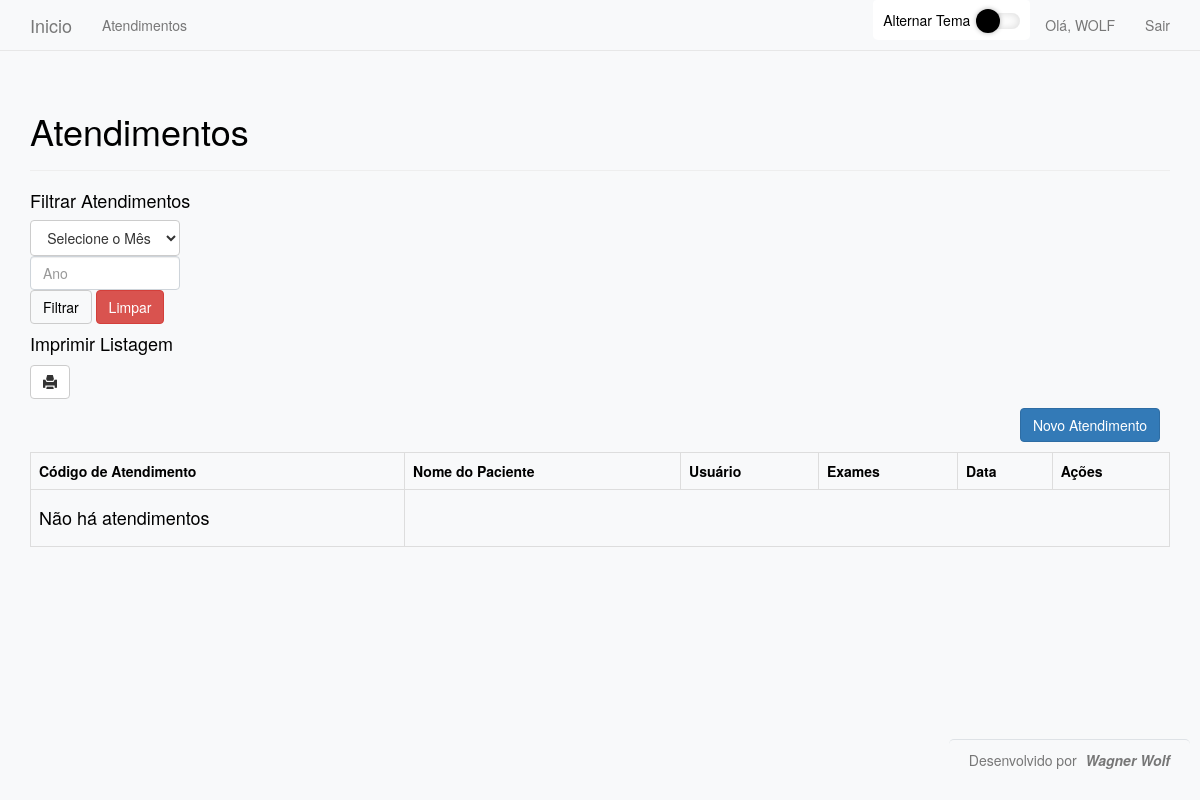
The page /atendimentos (signed in) on the database as committed earlier.
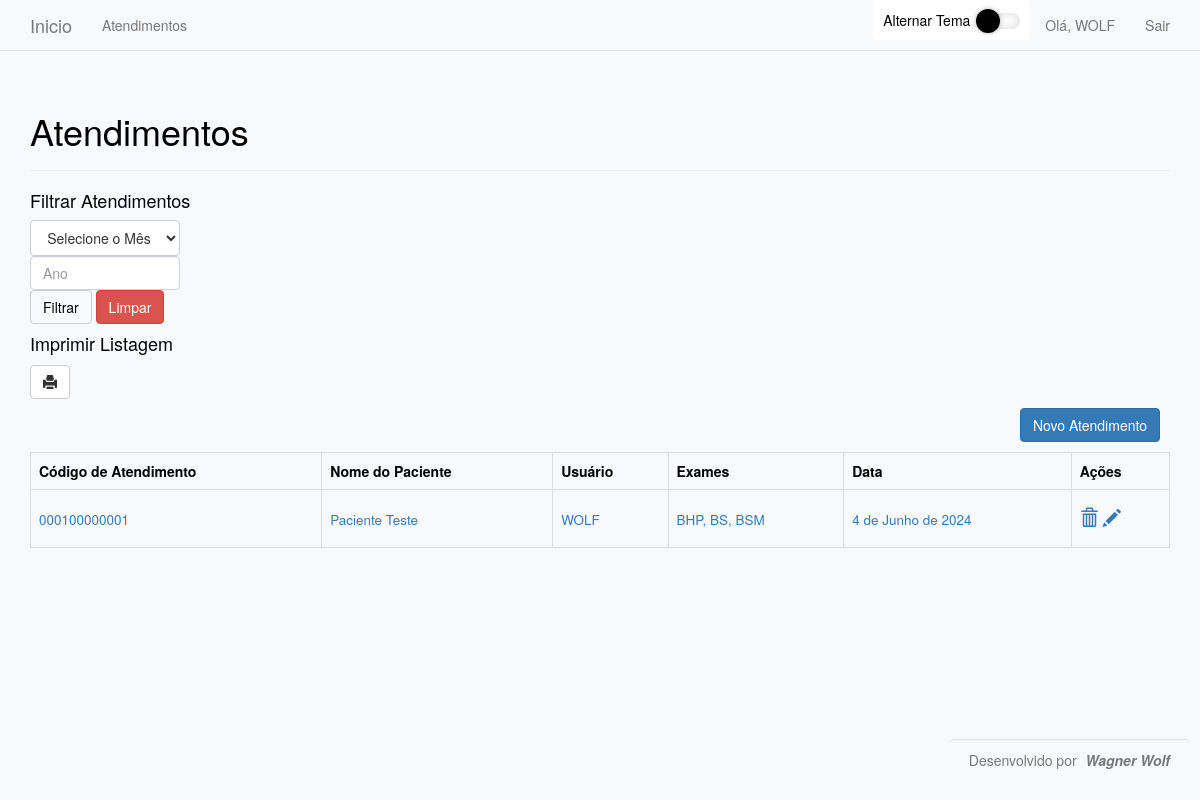
The same page on the database as committed later.
### atendimentos/models.py (models this page shows, shortened)
class Atendimento (models.Model):
    codigo = models.CharField(max_length=12)
    nomePaciente = models.CharField(max_length=200)
    dataAtendimento = models.DateField(auto_now_add=True)
    usuario = models.ForeignKey(User, on_delete=models.CASCADE)
    exames = models.ManyToManyField("Exame")
    def __str__ (self):
        exames = list(self.exames.all())
        ex = []
        for exame in exames:
            ex.append(exame.mnemonico)
        ex = str(ex)
        ex = ex.replace("[","")
        ex = ex.replace("]","")
        ex = ex.replace("'","")
        ex = ex.replace(" ","")
        ex = ex.replace(",",", ")
        return ex

class Exame(models.Model):
    mnemonico = models.CharField(max_length=10)
    nomeExame = models.CharField(max_length=100)
    mneapoio = models.CharField(max_length=10)

### atendimentos/views.py (the view, shortened to what this page needs)
# urls.py: path('atendimentos', views.atendimentos, name ='atendimentos'),
@login_required
def atendimentos(request):
    if request.method != 'POST':
        atendimentos = Atendimento.objects.order_by('dataAtendimento')
        paginator = Paginator(atendimentos, 15)
        page_number = request.GET.get("page")
        page_obj = paginator.get_page(page_number)
        context = {'atendimentos': atendimentos, 'page_obj':page_obj}
        return render(request, 'atendimentos/atendimentos.html', context)

### atendimentos/templates/atendimentos/atendimentos.html (shortened to what this page needs)
{%extends "atendimentos/base.html"%}
{%load bootstrap3%}
{%block header%}
{%if not filtrado%}
<h1>Atendimentos</h1>
{%else%}
<h1>Atendimentos do Mês {{mesnome}} do ano de {{ano}}</h1>
{%endif%}
    {%endblock header%}
{% block content%}
<div>
    <h4>Filtrar Atendimentos</h2>
    <form action="/atendimentos" method="post" class="form">
        <select class="btn btn-default form-select pull" name="mes" required>
            <option value="" selected>Selecione o Mês</option>
          </select>
            <input type="text" class="form-control" name= "ano" placeholder="Ano" required aria-describedby="basic-addon1">
            {%buttons%}
            <button name="submit" class="btn btn-default" aria-label="Left Align">Filtrar</button>
            <a href="{%url 'atendimentos'%}"class="btn btn-danger" aria-label="Left Align">Limpar</a>
        {%endbuttons%}
    </form>
</div>
<div>
  <h4>Imprimir Listagem</h2>
    {%if not filtrado%}
    <a href="{%url 'report'%}"target="_blank" class="btn btn-default glyphicon glyphicon-print" aria-label="Left Align"></a>
  {%endif%}
</div>
<table class="table table-bordered ">
        <a class="btn btn-primary pull-right" style="margin:10px" aria-label="Left Align" href="{% url 'new_atendimento'%}">Novo Atendimento</a>
        <tr>
            <th class="tableheader" scope="col">Código de Atendimento</th>
            <th class="tableheader" scope="col">Nome do Paciente</th>
            <th class="tableheader" scope="col">Usuário</th>
            <th class="tableheader" scope="col">Exames</th>
            <th class="tableheader" scope="col">Data</th>
            <th class="tableheader" scope="col">Ações</th>
          </tr>
    {% for atendimento in page_obj %}
        <tr>
        <td>
            <h4>
                 <small><a title="Clique para visualizar o Atendimento" href="{% url 'atendimento' atendimento.id%}">{{atendimento.codigo}}</a></small>
            </h4>
        </td>
        <td>
            <h4>
                 <small><a title="Clique para visualizar o Atendimento" href="{% url 'atendimento' atendimento.id%}">{{atendimento.nomePaciente}}</a></small>
            </h4>
        <td>
            <h4>
                 <small>   <a class="text-uppercase" title="Clique para visualizar o Atendimento" href="{% url 'atendimento' atendimento.id%}">{{atendimento.usuario}}</a></small>
            </h4>
        </td>
        <td>
            <h4>
                 <small><a class="" title="Clique para visualizar o Atendimento" href="{% url 'atendimento' atendimento.id%}">{{atendimento}}</a></small>
            </h4>
        </td>
        <td>
            <h4>
                 <small><a title="Clique para visualizar o Atendimento" href="{% url 'atendimento' atendimento.id%}">{{atendimento.dataAtendimento}}</a></small>
            </h4>
        </td>
        <td>
            <h4>
                 <a title="Apagar Atendimento" class="glyphicon glyphicon-trash" onclick="return confirm('Tem certeza que deseja excluir?')" href="{% url 'delete_atendimento' atendimento.id%}"></a>
                 <a title="Editar Atendimento" class="glyphicon glyphicon-pencil" href="{% url 'edit_atendimento' atendimento.id%}"></a>
            </h4>
        </td>
        </td>
        </tr>
         {%empty%}
         <td>
        <h4>Não há atendimentos</h4>
        </td>
    {% endfor %}
    </table>
{%endblock content%}

Rows that differ between the two databases and show on the page:
added Atendimento: codigo "000100000001", nomePaciente "Paciente Teste", usuario "WOLF", id.mnemonico "BHP, BS, BSM", dataAtendimento "4 de Junho de 2024"
Other text that changed with them:
text no longer shown: "Não há atendimentos"
